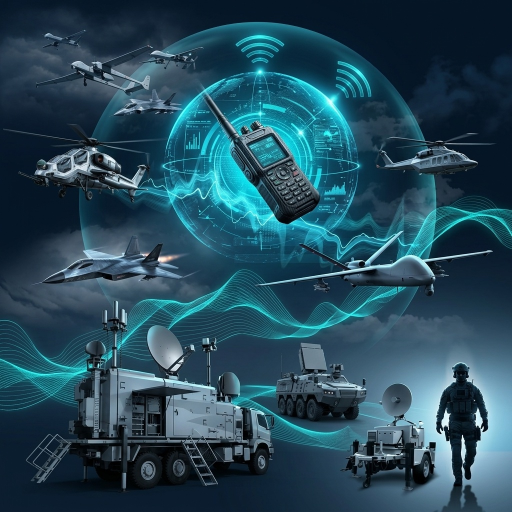
#> input picture docs/product-images/_extra/SAVRONIK_pdf_page_997_image_1_xref_9680_premium.jpg, 1024 x 1024 px, found by its file name (shown at 1/2 size)
$ python generate_hero_video.py
#> lines starting #> are read from the running program, lines starting #| are printed output that depends on the picture; after the words box and inside, x2 and y2 are one past the last pixel; in counts of white or black regions, pixels touching at a corner belong together
import cv2
import numpy as np
import math
import subprocess
import os

def hex_to_bgr(hex_str):
    hex_str = hex_str.lstrip('#')
    rgb = tuple(int(hex_str[i:i+2], 16) for i in (0, 2, 4))
    return (rgb[2], rgb[1], rgb[0]) # BGR for OpenCV

def main():
    img_path = '/home/orhan/Documents/Projeler/sultandefense.com/docs/product-images/_extra/SAVRONIK_pdf_page_997_image_1_xref_9680_premium.jpg'
    img = cv2.imread(img_path)
#> img is the input picture: shape (1024, 1024, 3); mean B, G, R 90.8, 74.2, 37.4
    if img is None:
        print("Error: Could not load image")
        return

    # Image dimensions (1024x1024)
    img_h, img_w, _ = img.shape
#> img_h = 1024; img_w = 1024
    print(f"Source image loaded: {img_w}x{img_h}")
#| Source image loaded: 1024x1024

    # Convert to HSV to shift cyan to gold
    hsv = cv2.cvtColor(img, cv2.COLOR_BGR2HSV)
#> hsv: shape (1024, 1024, 3); mean H, S, V 101.2, 164, 90.8
    h, s, v = cv2.split(hsv)

    # Cyan is around Hue 75-115 in OpenCV
    lower_cyan = np.array([75, 40, 40])
    upper_cyan = np.array([115, 255, 255])
    mask = cv2.inRange(hsv, lower_cyan, upper_cyan)
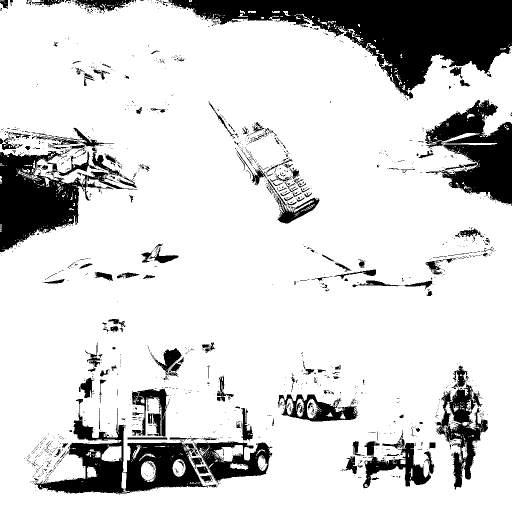
#> mask: shape (1024, 1024) (shown at 1/2 size); 83.3% white; 1717 black regions (1526 under 20 px), largest, box (x1, y1, x2, y2) and area: (336, 0, 1024, 198) 56164, (0, 302, 266, 505) 21459, (72, 798, 434, 989) 20948

    # Convert target colors
    # Mat Ottoman Gold: #C5A880 -> BGR (128, 168, 197)
    gold_bgr = hex_to_bgr('#C5A880')
    gold_hsv = cv2.cvtColor(np.uint8([[gold_bgr]]), cv2.COLOR_BGR2HSV)[0][0]

    # Shift Hue by -72 (cyan ~90 -> gold ~18)
    shifted_h = h.copy()
    shifted_s = s.copy()
    shifted_v = v.copy()

    shifted_h[mask > 0] = (shifted_h[mask > 0].astype(int) - 72) % 180
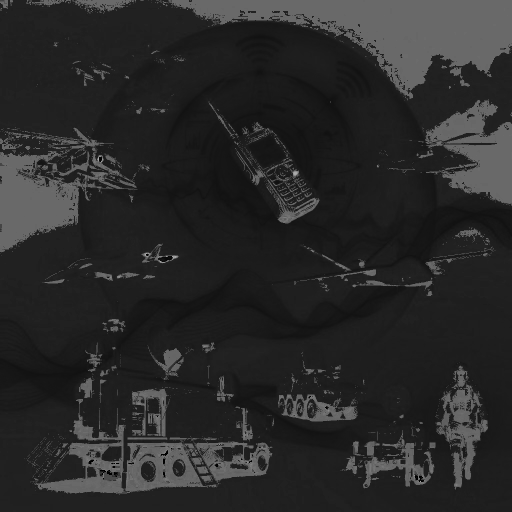
#> shifted_h: shape (1024, 1024) (shown at 1/2 size); min 0, max 179, mean 41.2
    # Saturation adjustments for a more premium metallic gold look
    shifted_s[mask > 0] = np.clip(shifted_s[mask > 0].astype(float) * 0.85, 0, 255).astype(np.uint8)
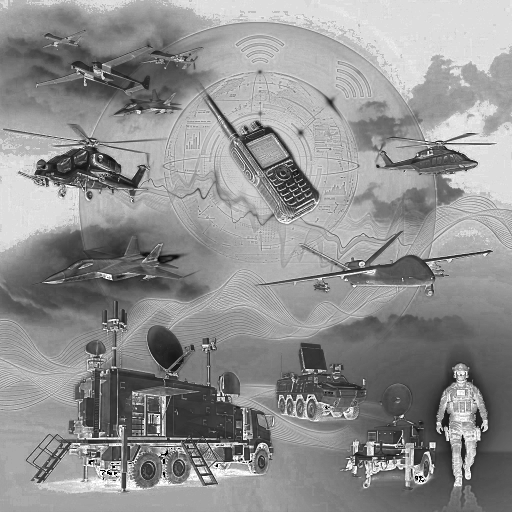
#> shifted_s: shape (1024, 1024) (shown at 1/2 size); min 0, max 255, mean 144

    # We can also add some Deep Bordo (#7A1B22) accents to the very high intensity parts
    # Let's find very bright cyan pixels and make them Bordo or warm reddish gold
    bordo_bgr = hex_to_bgr('#7A1B22')

    # Reconstruct the gold-shifted base image
    gold_base = cv2.cvtColor(cv2.merge([shifted_h, shifted_s, shifted_v]), cv2.COLOR_HSV2BGR)
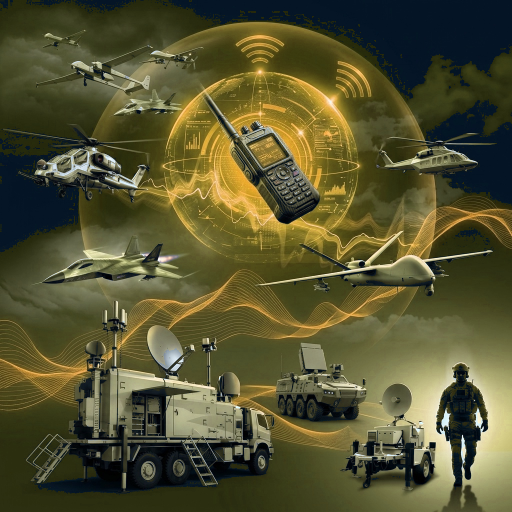
#> gold_base: shape (1024, 1024, 3) (shown at 1/2 size); mean B, G, R 48.8, 83.5, 85.7

    # Parameters for the video
    fps = 30
    duration_sec = 10
    total_frames = fps * duration_sec
    width, height = 1920, 1080

    # Crop parameters
    crop_w, crop_h = 800, 450  # 16:9 aspect ratio

    # Setup video writer pipe to FFmpeg for high-quality H264 compression
    video_dir = '/home/orhan/Documents/Projeler/sultandefense.com/scratch'
    os.makedirs(video_dir, exist_ok=True)
    temp_avi_path = os.path.join(video_dir, 'temp_output.avi')
    final_mp4_path = '/home/orhan/Documents/Projeler/sultandefense.com/frontend/public/media/hero.mp4'

    # Ensure frontend media directory exists
    os.makedirs(os.path.dirname(final_mp4_path), exist_ok=True)

    # Create directory for backend video upload as well
    backend_video_dir = '/home/orhan/Documents/Projeler/sultandefense.com/backend/uploads/video'
    os.makedirs(backend_video_dir, exist_ok=True)
    backend_mp4_path = os.path.join(backend_video_dir, 'hero.mp4')

    fourcc = cv2.VideoWriter_fourcc(*'XVID')
    out = cv2.VideoWriter(temp_avi_path, fourcc, fps, (width, height))

    print("Generating frames...")
    for t in range(total_frames):
        # Progress indicator
        if t % 30 == 0:
            print(f"Frame {t}/{total_frames}")

        # 1. Seamless loop coordinates (panning in a figure-8 / Lissajous curve)
        # Using 2*pi*t/total_frames ensures starting and ending positions are identical.
        angle = 2 * math.pi * t / total_frames

        # Center of the crop moves smoothly
        x_c = int(512 + 80 * math.sin(angle))
        y_c = int(512 + 120 * math.cos(angle))

        # Dynamic zoom: crop size fluctuates slightly to simulate camera zoom
        # Zoom factor goes between 0.80 and 0.90 of the max size
        zoom_factor = 0.85 + 0.05 * math.sin(angle * 2)
        frame_crop_w = int(crop_w * zoom_factor)
        frame_crop_h = int(crop_h * zoom_factor)

        # Crop boundaries
        x1 = max(0, x_c - frame_crop_w // 2)
        y1 = max(0, y_c - frame_crop_h // 2)
        x2 = min(img_w, x1 + frame_crop_w)
        y2 = min(img_h, y1 + frame_crop_h)

        # Crop and resize to 1920x1080
        cropped = gold_base[y1:y2, x1:x2]
        frame = cv2.resize(cropped, (width, height), interpolation=cv2.INTER_CUBIC)

        # 2. Dynamic Gold Pulse Effect
        # Shift intensity of gold elements slightly to make them "breath" or glow dynamically
        pulse_factor = 1.0 + 0.08 * math.sin(angle * 4) # 4 cycles over 10 seconds

        # We can apply the pulse to pixels that are gold-colored
        # Let's detect gold-colored pixels in the current frame
        frame_hsv = cv2.cvtColor(frame, cv2.COLOR_BGR2HSV)
        # Gold Hue is around 18
        gold_mask = cv2.inRange(frame_hsv, np.array([12, 40, 40]), np.array([24, 255, 255]))

        # Apply brightness pulse
        h_f, s_f, v_f = cv2.split(frame_hsv)
        v_f_pulsed = v_f.astype(float)
        v_f_pulsed[gold_mask > 0] *= pulse_factor
        v_f_pulsed = np.clip(v_f_pulsed, 0, 255).astype(np.uint8)
        frame = cv2.cvtColor(cv2.merge([h_f, s_f, v_f_pulsed]), cv2.COLOR_HSV2BGR)

        # 3. Add Premium HUD / Tactical Overlays
        # A. Subtle Grid Overlay
        # Draw thin dark grid lines with low opacity
        grid_overlay = frame.copy()
        grid_spacing_x = 120
        grid_spacing_y = 120
        grid_color = (60, 50, 40) # Subtle golden dark brown
        for x in range(0, width, grid_spacing_x):
            cv2.line(grid_overlay, (x, 0), (x, height), grid_color, 1)
        for y in range(0, height, grid_spacing_y):
            cv2.line(grid_overlay, (0, y), (width, y), grid_color, 1)
        cv2.addWeighted(grid_overlay, 0.15, frame, 0.85, 0, frame)

        # B. Scanning Radar line
        # Moves from top to bottom (perfect loop)
        scan_y = int((t / total_frames) * height)
        # Draw a glowing line
        # Main core line: bright gold
        cv2.line(frame, (0, scan_y), (width, scan_y), (128, 168, 197), 1) # BGR for gold
        # Glow around it (opacity fade)
        glow_height = 20
        glow_overlay = frame.copy()
        for offset in range(1, glow_height):
            opacity = 0.15 * (1.0 - (offset / glow_height))
            # upper glow
            if scan_y - offset >= 0:
                cv2.line(glow_overlay, (0, scan_y - offset), (width, scan_y - offset), (128, 168, 197), 1)
            # lower glow
            if scan_y + offset < height:
                cv2.line(glow_overlay, (0, scan_y + offset), (width, scan_y + offset), (128, 168, 197), 1)
            cv2.addWeighted(glow_overlay, opacity, frame, 1.0 - opacity, 0, frame)

        # C. Corner Brackets (Target Lock / Viewfinder HUD)
        bracket_color = (128, 168, 197) # Gold
        bracket_len = 30
        bracket_thick = 2
        pad = 40
        # Top-Left
        cv2.line(frame, (pad, pad), (pad + bracket_len, pad), bracket_color, bracket_thick)
        cv2.line(frame, (pad, pad), (pad, pad + bracket_len), bracket_color, bracket_thick)
        # Top-Right
        cv2.line(frame, (width - pad, pad), (width - pad - bracket_len, pad), bracket_color, bracket_thick)
        cv2.line(frame, (width - pad, pad), (width - pad, pad + bracket_len), bracket_color, bracket_thick)
        # Bottom-Left
        cv2.line(frame, (pad, height - pad), (pad + bracket_len, height - pad), bracket_color, bracket_thick)
        cv2.line(frame, (pad, height - pad), (pad, height - pad - bracket_len), bracket_color, bracket_thick)
        # Bottom-Right
        cv2.line(frame, (width - pad, height - pad), (width - pad - bracket_len, height - pad), bracket_color, bracket_thick)
        cv2.line(frame, (width - pad, height - pad), (width - pad, height - pad - bracket_len), bracket_color, bracket_thick)

        # D. Center Reticle (very subtle)
        cx, cy = width // 2, height // 2
        cv2.line(frame, (cx - 15, cy), (cx - 5, cy), bracket_color, 1)
        cv2.line(frame, (cx + 5, cy), (cx + 15, cy), bracket_color, 1)
        cv2.line(frame, (cx, cy - 15), (cx, cy - 5), bracket_color, 1)
        cv2.line(frame, (cx, cy + 5), (cx, cy + 15), bracket_color, 1)
        cv2.circle(frame, (cx, cy), 3, bracket_color, -1)

        # E. Add "SYSTEM ACTIVE" text and telemetry watermarks
        font = cv2.FONT_HERSHEY_SIMPLEX
        cv2.putText(frame, "SULTAN DEFENSE TACTICAL LINK", (pad + 10, pad + bracket_len + 20), font, 0.5, bracket_color, 1, cv2.LINE_AA)
        cv2.putText(frame, f"SYS.STATUS: SECURE // LOOP_T+{t*0.33:.1f}s", (pad + 10, pad + bracket_len + 45), font, 0.4, bracket_color, 1, cv2.LINE_AA)

        # Bottom right coordinate telemetry
        lat_val = 39.9207 + 0.0001 * math.sin(angle)
        lon_val = 32.8541 + 0.0001 * math.cos(angle)
        cv2.putText(frame, f"LOC: {lat_val:.5f}N / {lon_val:.5f}E", (width - pad - 240, height - pad - 10), font, 0.4, bracket_color, 1, cv2.LINE_AA)

        # Write frame
        out.write(frame)
#> this loop made 300 passes
#> pass 1, in main, `gold_mask = cv2.inRange(frame_hsv, np.array([12, 40, 40]), np.array([2..`:
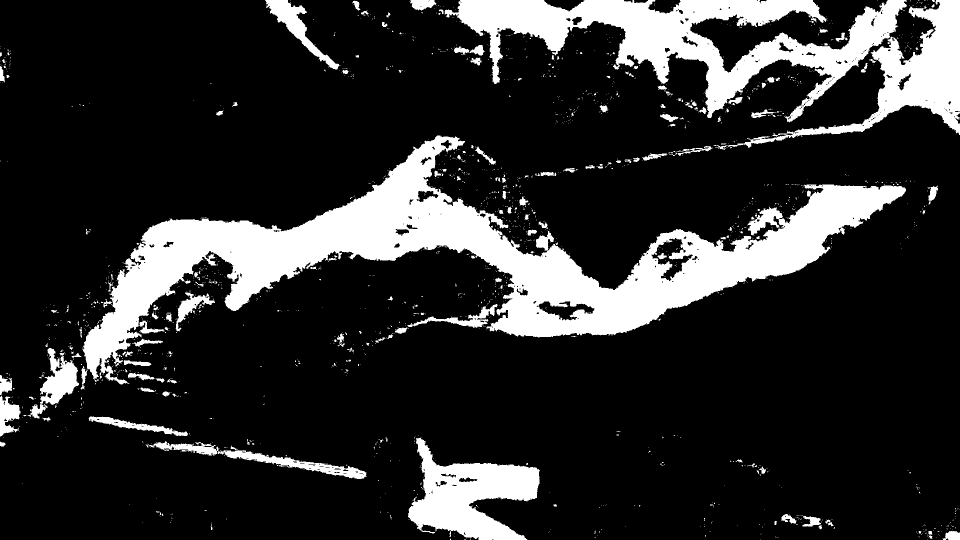
#> gold_mask: shape (1080, 1920) (shown at 1/2 size); 17.8% white; 1849 white regions (1682 under 20 px), largest, box (x1, y1, x2, y2) and area: (165, 271, 1812, 769) 191507, (889, 0, 1814, 245) 75731, (1430, 0, 1920, 298) 30411
#> after the loop: frame_hsv: shape (1080, 1920, 3); mean H, S, V 31.5, 124.9, 108.8
#> after the loop:
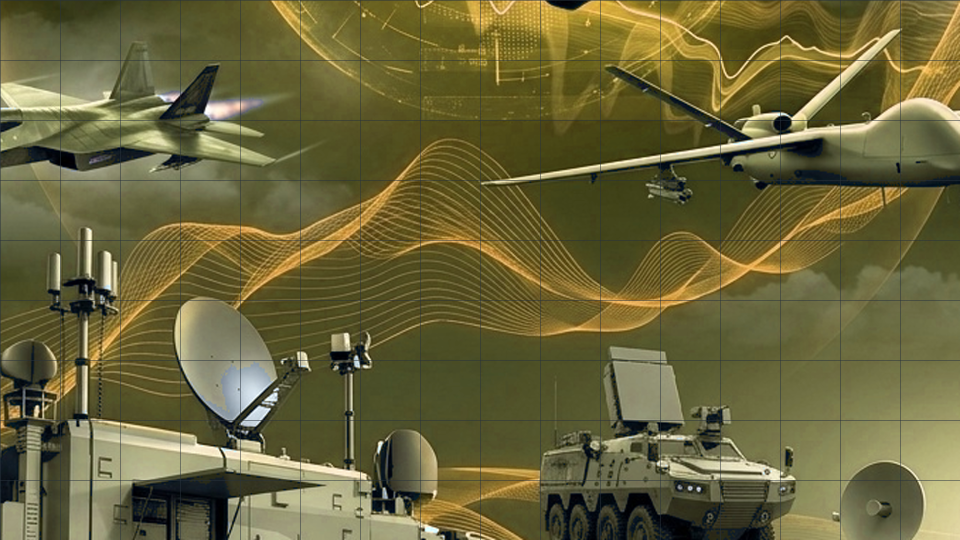
#> grid_overlay: shape (1080, 1920, 3) (shown at 1/2 size); mean B, G, R 58.6, 101, 106
#> after the loop:
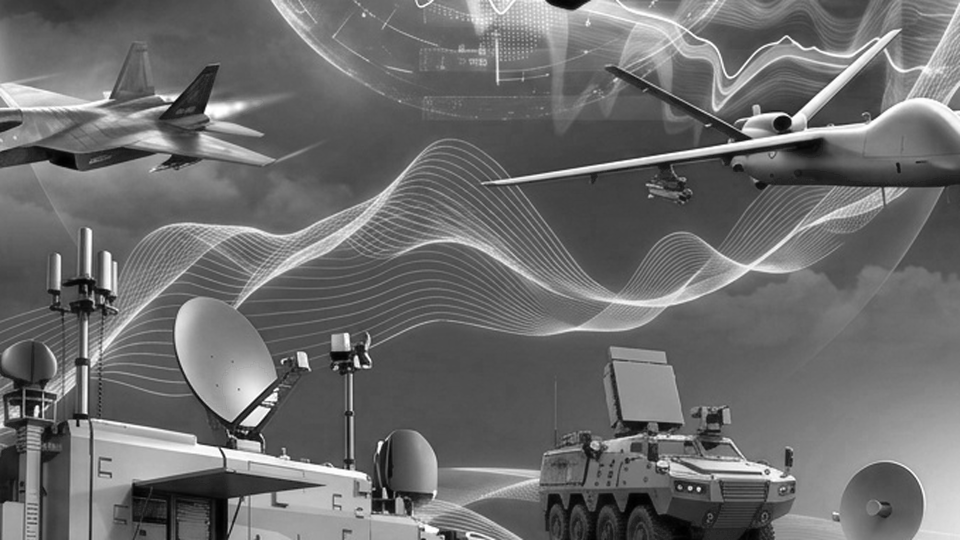
#> v_f_pulsed: shape (1080, 1920) (shown at 1/2 size); min 0, max 255, mean 108.6

    out.release()
    print("Temporary video written. Transcoding with ffmpeg to H.264 MP4 for web compliance...")

    # Transcode to H264 web compatible MP4 using ffmpeg
    # We write to both the frontend public media and backend uploads folders.
    for path_to_save in [final_mp4_path, backend_mp4_path]:
        print(f"Encoding to {path_to_save}...")
        ffmpeg_cmd = [
            'ffmpeg', '-y',
            '-i', temp_avi_path,
            '-c:v', 'libx264',
            '-pix_fmt', 'yuv420p',
            '-preset', 'slow',
            '-crf', '22', # Good quality/size trade-off
            path_to_save
        ]

        try:
            subprocess.run(ffmpeg_cmd, check=True, stdout=subprocess.PIPE, stderr=subprocess.PIPE)
            print(f"Successfully created: {path_to_save}")
        except subprocess.CalledProcessError as e:
            print(f"Error transcoding to {path_to_save}: {e.stderr.decode()}")
            return

    # Clean up temp file
    if os.path.exists(temp_avi_path):
        os.remove(temp_avi_path)
        print("Cleaned up temporary AVI file.")

if __name__ == '__main__':
    main()
#> (the call stopped at in main, `subprocess.run(ffmpeg_cmd, check=True, stdout=subprocess.PIPE, stderr=..`: subprocess is not available in this run)
